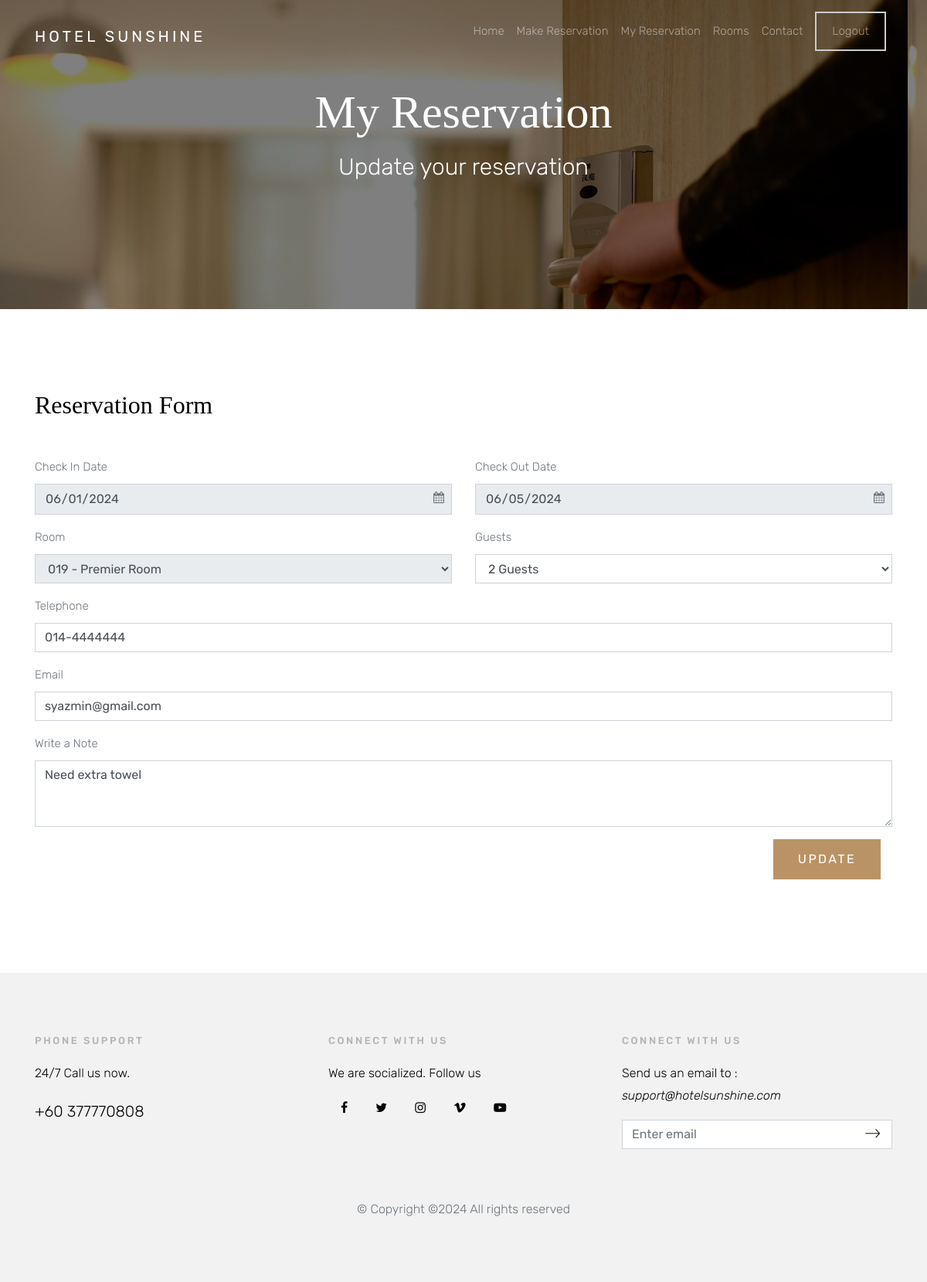
The app's page /customermodify.php?id=6 (signed in) with its own data.
### tables this page shows
CREATE TABLE `o_book` (
  `x_bookid` int(10) NOT NULL,
  `x_room` varchar(10) NOT NULL,
  `x_user` varchar(30) NOT NULL,
  `x_datein` date NOT NULL,
  `x_dateout` date NOT NULL,
  `x_guestnum` int(2) NOT NULL,
  `x_totalfee` float NOT NULL,
  `x_status` int(5) NOT NULL,
  `x_cancelreason` varchar(500) NOT NULL,
  `x_approvalreason` varchar(500) NOT NULL,
  `payment_status` varchar(1) DEFAULT NULL,
  `x_emailaddr` varchar(50) NOT NULL,
  `x_telnum` varchar(15) NOT NULL,
  `x_comment` varchar(2000) NOT NULL,
  `x_createddate` datetime DEFAULT NULL
);

### customermodify.php (the view, shortened to what this page needs)
<?php
include ('dbconnect.php');
if(isset($_GET['id']))
{
    $bid = $_GET['id'];
}
$sqlb = "SELECT * FROM o_book WHERE x_bookid = '$bid'";
$resultb = mysqli_query($con,$sqlb);
$rowb = mysqli_fetch_array($resultb);
?>
<!doctype html>
<html lang="en">
  <head>
    <link rel="stylesheet" href="css/bootstrap.css">
    <link rel="stylesheet" href="css/animate.css">
    <link rel="stylesheet" href="css/owl.carousel.min.css">
    <link rel="stylesheet" href="fonts/ionicons/css/ionicons.min.css">
    <link rel="stylesheet" href="fonts/fontawesome/css/font-awesome.min.css">
    <link rel="stylesheet" href="css/magnific-popup.css">
    <link rel="stylesheet" href="https://cdnjs.cloudflare.com/ajax/libs/bootstrap-datepicker/1.8.0/css/bootstrap-datepicker.min.css">
    <link rel="stylesheet" href="css/style.css">
  </head>
  <body>
    <header role="banner">
      <nav class="navbar navbar-expand-md navbar-dark bg-light">
        <div class="container">
          <a class="navbar-brand" href="home.php">Hotel Sunshine</a>
          <div class="collapse navbar-collapse navbar-light" id="navbarsExample05">
            <ul class="navbar-nav ml-auto pl-lg-5 pl-0">
              <li class="nav-item">
                <a class="nav-link" href="home.php">Home</a>
              </li>
             <li class="nav-item">
                <a class="nav-link " href="customer.php">Make Reservation</a>
              </li>
              <li class="nav-item">
                <a class="nav-link" href="customermanage.php">My Reservation</a>
              </li>
              <li class="nav-item">
                <a class="nav-link" href="home.php#featuredrooms">Rooms</a>
              </li>
              <li class="nav-item">
                <a class="nav-link" href="mailto:support@hotelsunshine.com">Contact</a>
              </li>
               <li class="nav-item cta">
                <a class="nav-link" href="logout.php"><span>Logout</span></a>
              </li>
            </ul>
          </div>
        </div>
      </nav>
    </header>
   <section class="site-hero site-hero-innerpage overlay" data-stellar-background-ratio="0.5" style="background-image: url(images/big_image_1.jpg);">
      <div class="container">
        <div class="row align-items-center site-hero-inner justify-content-center">
          <div class="col-md-12 text-center">
            <div class="mb-5 element-animate">
              <h1>My Reservation</h1>
              <p>Update your reservation</p>
            </div>
          </div>
        </div>
      </div>
    </section>
    <section class="site-section">
      <div class="container">
        <div class="row">
          <div class="col-md-12">
            <h2 class="mb-5">Reservation Form</h2>
            <form method="post" action="customermodifyprocess.php" onsubmit="return rsvConfirmation(event)">
                  <div class="row">
                      <div class="col-sm-6 form-group">
                          <label for="chkin">Check In Date</label>
                          <div style="position: relative;">
                            <span class="fa fa-calendar icon" style="position: absolute; right: 10px; top: 10px;"></span>
                            <input type='date' class="form-control" id='chkin' name='checkindate' value="<?php echo $rowb['x_datein']; ?>" required readonly/>
                          </div>
                      </div>
                      <div class="col-sm-6 form-group">
                          <label for="chkout">Check Out Date</label>
                          <div style="position: relative;">
                            <span class="fa fa-calendar icon" style="position: absolute; right: 10px; top: 10px;"></span>
                            <input type='date' class="form-control" id='chkout' name='checkoutdate' value="<?php echo $rowb['x_dateout']; ?>" required readonly/>
                          </div>
                      </div>
                  </div>
                  <div class="row">
                    <div class="col-md-6 form-group">
                      <label for="sel1">Room</label>
                      <?php
                       echo "<select class='form-control' id='sel1' name='froom' readonly>";
                          $sql = "select
                          obo.x_bookid,
                          oro.x_roomid,
                          oro.x_roomtype
                          from o_book obo
                          left join o_room oro on oro.x_roomid = obo.x_room
                          where obo.x_bookid = '$bid'";
                          $result = mysqli_query($con, $sql);
                          $options = "";
                          while ($row = mysqli_fetch_array($result)) {
                              $options .= "<option value='" . $row['x_roomid'] . "'>" . $row['x_roomid'] . " - " . $row['x_roomtype'] . "</option>";
                          }
                          echo($options);
                        echo "</select>";
                          ?>
                  </div>
                    <div class="col-md-6 form-group">
                      <label for="message">Guests</label>
                      <select name="guestnum" id="room" class="form-control" onclick="setReadOnly()">
                          <option value="" id="readOnlyOption"><?php echo $rowb['x_guestnum']; ?> Guests</option>
                      </select>
                  </div>
                </div>
                 <div class="row">
                    <div class="col-md-12 form-group">
                      <label for="tel">Telephone</label>
                      <input type="tel" id="tel" class="form-control" placeholder="Format : [3]-[7 or 8] digit, eg : 012-3456789" pattern="[0-9]{3}-[0-9]{7}|[0-9]{3}-[0-9]{8}" name="tel" value="<?php echo $rowb['x_telnum']; ?>" required>
                    </div>
                 </div>
                  <div class="row">
                    <div class="col-md-12 form-group">
                      <label for="email">Email</label>
                      <input type="email" id="email" class="form-control" placeholder="Enter your email address" name="email"  value="<?php echo $rowb['x_emailaddr']; ?>" required>
                    </div>
                  </div>
                  <div class="row">
                    <div class="col-md-12 form-group">
                      <label for="comment">Write a Note</label>
                      <textarea id="message" class="form-control " cols="30" rows="3" placeholder="Enter if you have any special instructions" name="comment"><?php echo $rowb['x_comment']; ?></textarea>
                    </div>
                  </div>
                    <div class="col-md-12 form-group" style="text-align:right;">
                      <input type="submit" value="Update" class="btn btn-primary">
                    </div>
                  </div>
              </div>
        </div>
    </section>
<?php include 'footer.php'; ?>

### css/style.css (style rules this page uses)
body { background: #fff; font-family: "Rubik", arial, sans-serif; font-weight: 300; font-size: 15px; line-height: 1.8; color: #6c757d; }
a { -webkit-transition: .3s all ease; -o-transition: .3s all ease; transition: .3s all ease; text-decoration: none; }
h1, h2, h3, h4, h5 { color: #000; font-family: "Playfair Display", times, serif; }
header { position: absolute; top: 0; left: 0; width: 100%; z-index: 5; }
header .navbar-brand { text-transform: uppercase; letter-spacing: .2em; font-weight: 400; color: #fff !important; }
header .navbar { padding-top: 0; padding-bottom: 0; background: transparent !important; }
header .navbar .nav-link { padding: 1.7rem 1rem; outline: none !important; }
header .navbar .cta { float: right; }
header .navbar .cta > a { margin-top: -12px; position: relative; }
header .navbar .cta > a span { display: inline-block; padding: 10px 20px; border: 2px solid #ccc; }
.site-hero { background-size: cover; background-position: center center; min-height: 750px; height: 100vh; }
.site-hero > .container { position: relative; z-index: 2; }
.site-hero.overlay { position: relative; }
.site-hero.overlay:before { content: ""; background: rgba(0, 0, 0, 0.5); width: 100%; z-index: 1; position: absolute; top: 0; left: 0; right: 0; bottom: 0; }
.site-hero.overlay h1, .site-hero.overlay p { color: #fff; }
.site-hero.overlay h1 { font-size: 60px; }
.site-hero.overlay p { font-size: 30px; }
.site-hero .site-hero-inner { min-height: 750px; height: 100vh; }
.site-hero-innerpage, .site-hero-innerpage .site-hero-inner { min-height: 200px; height: 50vh; }
.site-section { padding: 7em 0; }
.btn, .form-control { outline: none; -webkit-box-shadow: none !important; box-shadow: none !important; border-radius: 0; }
.form-control { -webkit-box-shadow: none !important; box-shadow: none !important; }
textarea.form-control { height: inherit; }
.btn { -webkit-transition: .3s all ease; -o-transition: .3s all ease; transition: .3s all ease; padding: 12px 30px; text-transform: uppercase; letter-spacing: .15em; }
.btn.btn-primary { color: #fff; border-width: 2px; }
.element-animate { opacity: 0; visibility: hidden; }

### records on screen
o_book: checkindate "06/01/2024", checkoutdate "06/05/2024", guestnum "2 Guests", tel "014-4444444", email "syazmin@gmail.com", comment "Need extra towel"

### other values on screen
form field froom "019 - Premier Room"
